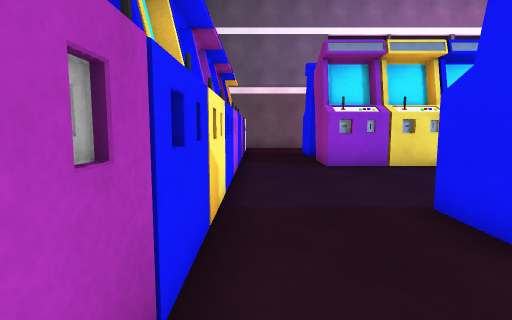
view 1 (above)

24 first-person views from a walk through a 3-D level made in the Unity game engine. The camera is 1.2 m above the floor, tilts 6° down and sees 80° across. The floor is counted in squares, 1 m on a side. Each view is taken from the middle of a square. On the plan, view 1 faces up. The plan holds only what a view shows up to about 13 squares ahead; the rest is blank. The player character is not drawn.

view 2
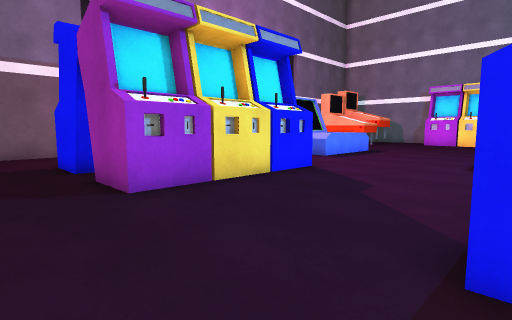

view 3
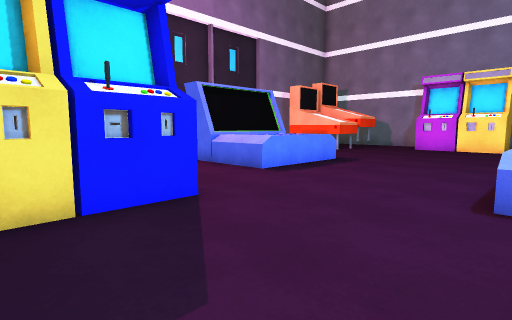

view 4
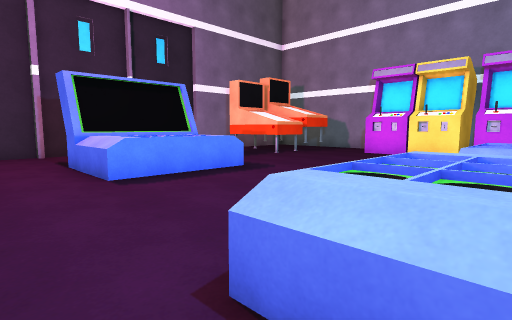

view 5
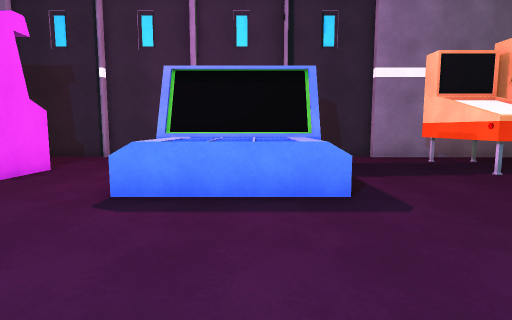

view 6
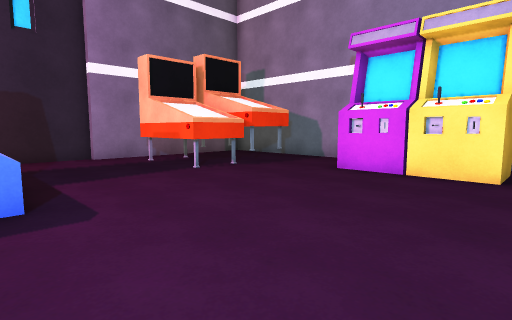

view 7
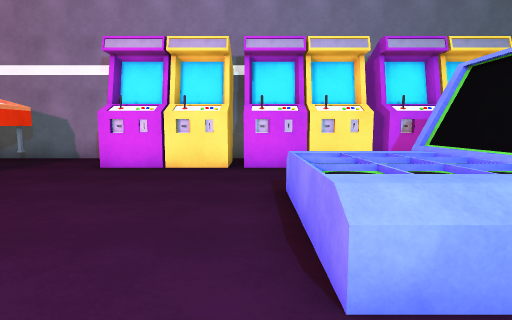

view 8
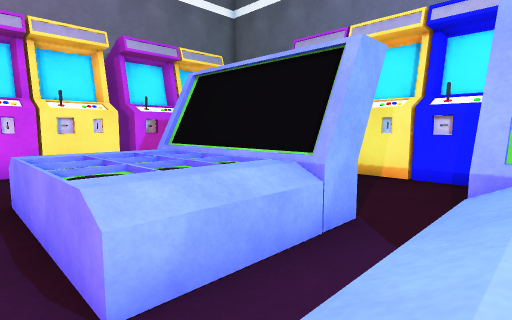

view 9
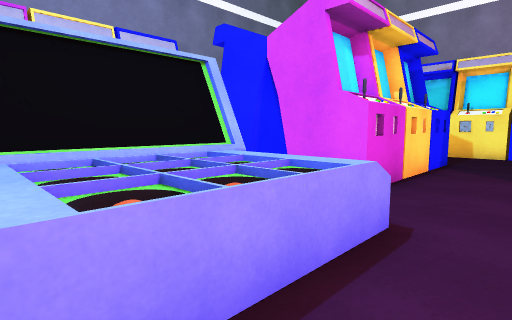

view 10
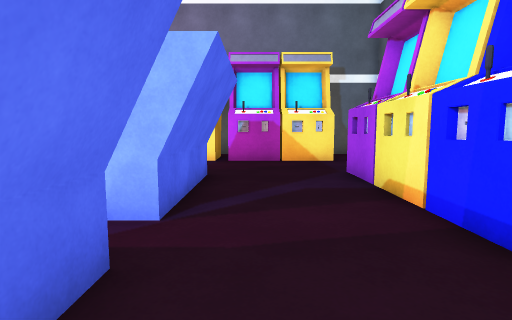

view 11
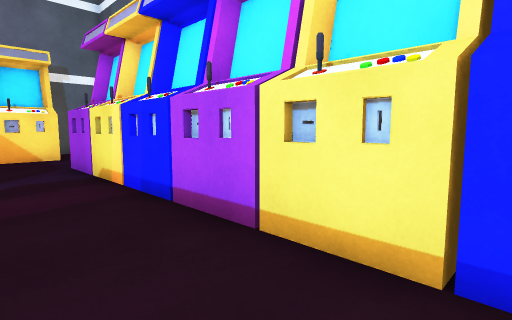

view 12
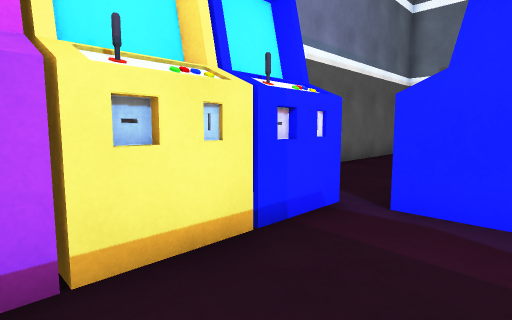

view 13
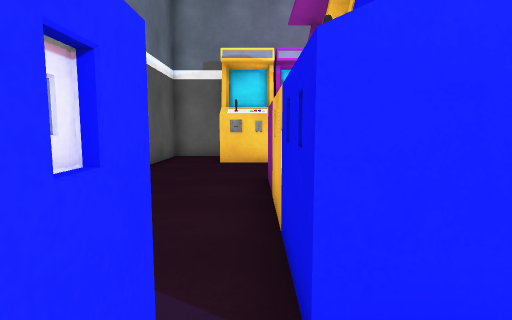

view 14
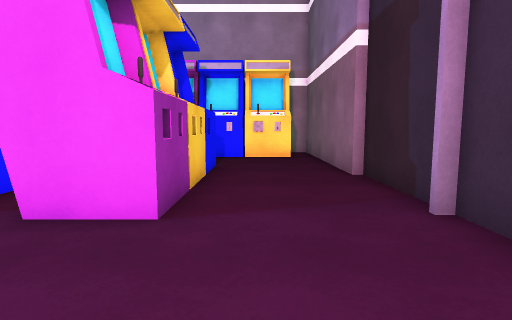

view 15
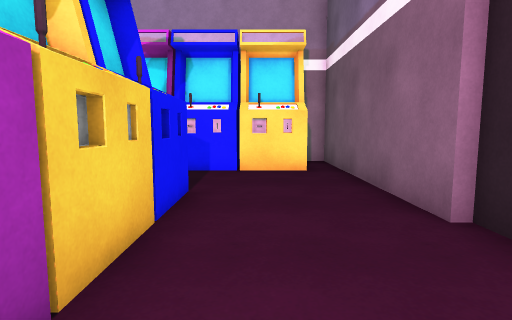

view 16
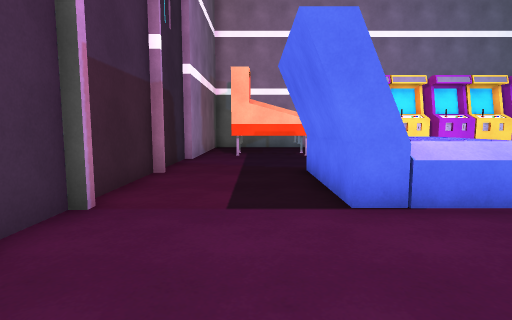

view 17
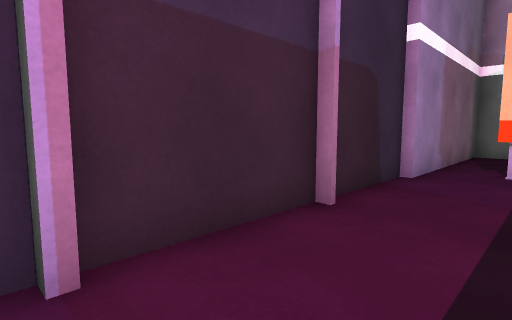

view 18
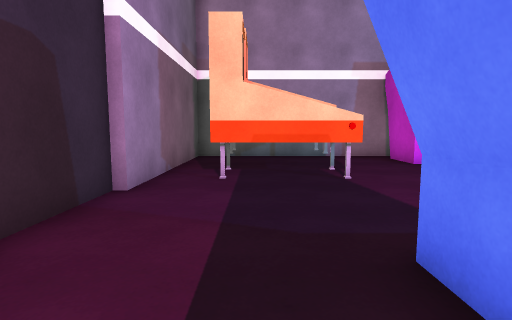

view 19
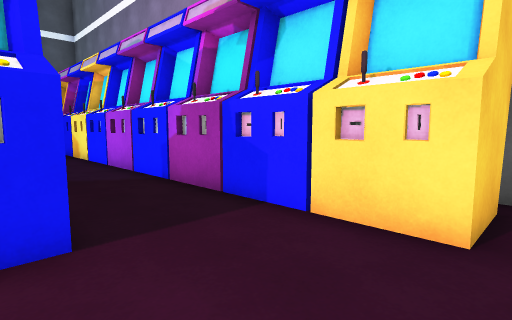

view 20
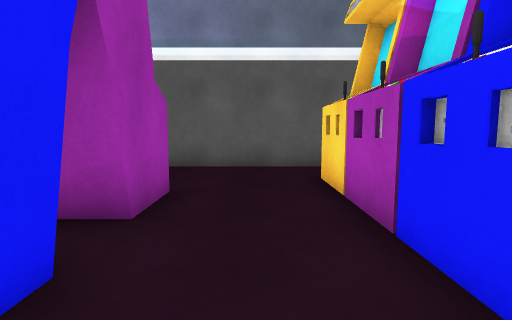

view 21
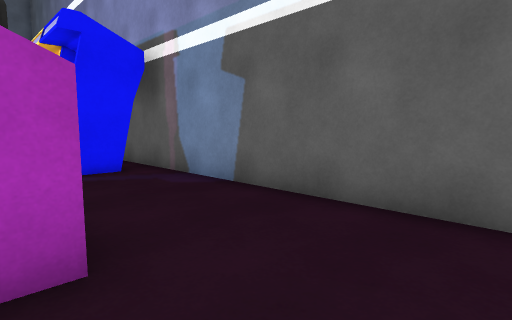

view 22
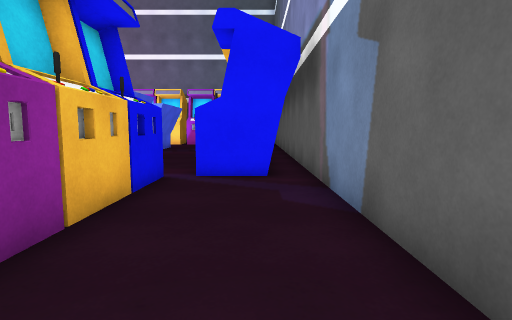

view 23
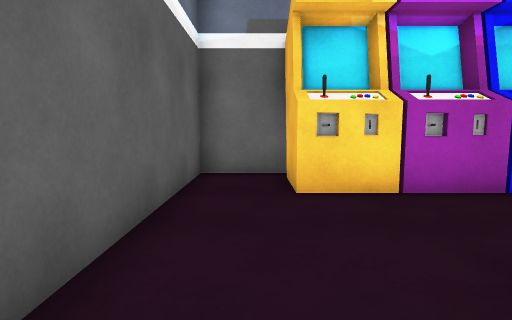

view 24
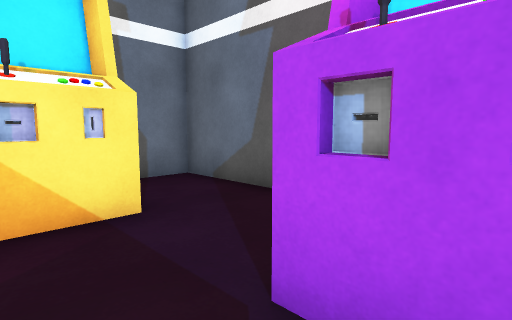

### Floor plan
Key: @ floor where view 1 was taken; # wall or solid block; . floor; = window, fence, low wall or low ledge; ^ raised ledge; T thing the floor can be seen under or through.
Columns run from 3 left of view 1 to 26 right of it. Each row starts with its distance up from view 1.
 19 ##############################
 18 #............................#
 17 ###....................T TT#.#
 16  ##....................T    .#
 15   #...######...####....T T  .#
 14   #..## #  #...#####...TTTT#.#
 13   #..##    #...^^^^=.........#
 12   #...      ...^^^^..........#
 11   #..#   ## ...^==^........###
 10   #..#######..............##
  9   #.......................#
  8   #.......................#
  7   #.......................#
  6   #.......................#
  5   #...........^==^.^==^^..#
  4   #...######..^^^^.^=^^   #
  3   #...#    # #####.##### .#
  2   #...#    # #####.#####..#
  1   #...##  ##..............#
  0   #@..### ##..............##
 -1   #...######..............##
 -2 ###.........############...#
 -3 #...........#           .....#
 -4 #...........#            ....#
 -5 #############             ####

Positions as (right, up) in squares from view 1, and headings:
1: (0, 0), facing up
2: (0, 4), facing up-right
3: (5, 5), facing up-right
4: (9, 4), facing up-right
5: (14, 6), facing up
6: (15, 6), facing up-right
7: (14, 6), facing right
8: (14, 6), facing down-right
9: (14, 7), facing down-left
10: (12, 1), facing right
11: (10, 1), facing down-right
12: (13, 1), facing down-left
13: (10, -1), facing left
14: (12, 16), facing left
15: (8, 16), facing left
16: (7, 16), facing right
17: (11, 16), facing up-right
18: (13, 16), facing right
19: (3, 18), facing down-left
20: (1, 5), facing down
21: (0, 0), facing down-right
22: (1, -3), facing right
23: (5, -3), facing left
24: (19, 0), facing down-right
